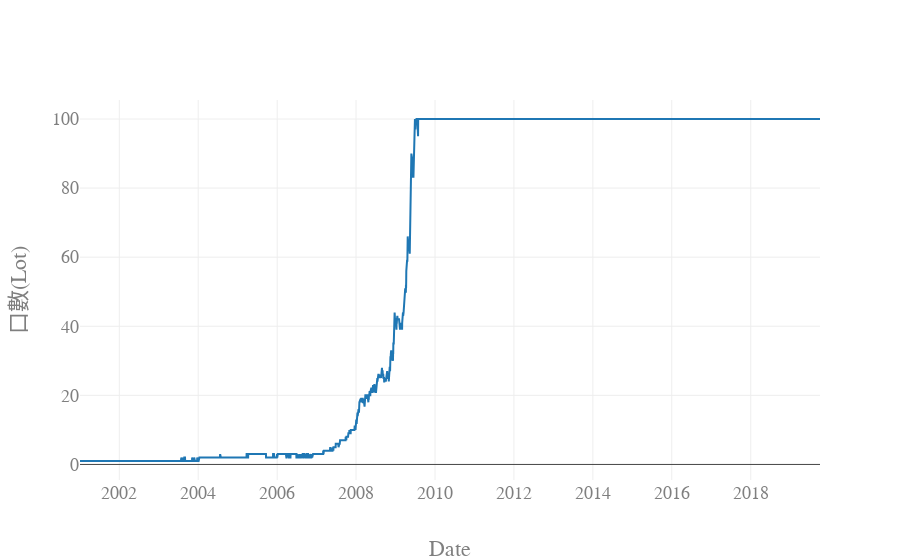

The notebook cell this image was saved under:
### Code cell
data = [
    go.Scatter(x = earnq.date, y = earnq.adjust / earnq.money)]
layout = go.Layout(
        xaxis=dict(title="Date"),
        yaxis=dict(title="口數(Lot)"),
        font=dict(
        family="Courier New, monospace",
        size=18,
        color="#7f7f7f")
)
figure = go.Figure(data=data, layout=layout)
iplot(figure, filename='lot')
plot(figure, filename='lot_better.html')

### Figure 1 — Plotly figure (JSON) as saved in the notebook; plotly's stock layout.template omitted (floating-point values rounded to 4 significant figures; data arrays with more than 128 entries replaced by an {"elided": "..."} marker saying what was removed)
{"data": [{"type": "scatter", "uid": "45442613-0457-4c04-a5a0-e3f1e593c6b3", "x": {"elided": "3988 str values"}, "y": {"elided": "3988 int values"}}], "layout": {"font": {"color": "#7f7f7f", "family": "Courier New, monospace", "size": 18}, "xaxis": {"title": "Date"}, "yaxis": {"title": "口數(Lot)"}}}
